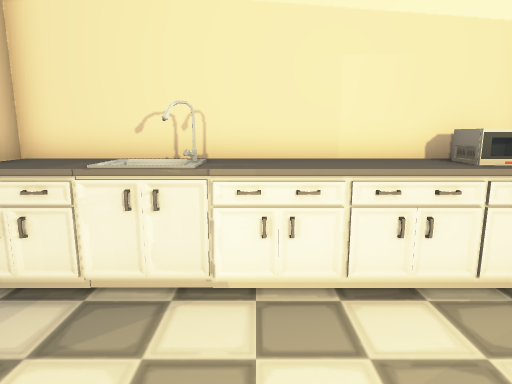
View 1 (above)

12 first-person views from a walk through a scene from a Unity 3-D project. The camera is 1.2 m above the floor, tilts 10° down and sees 75° across. The floor is counted in squares, 0.5 m on a side. Each view is taken from the middle of a square. On the plan, view 1 faces up. The plan holds only what a view shows up to about 20 squares ahead; the rest is blank. The place goes on beyond the plan. The player character is not drawn. Door leaves are left out, so doorways stand open.

View 2
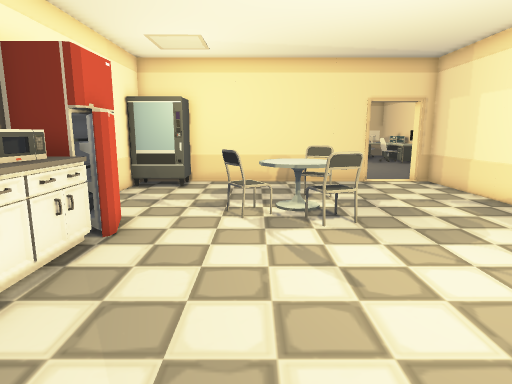

View 3
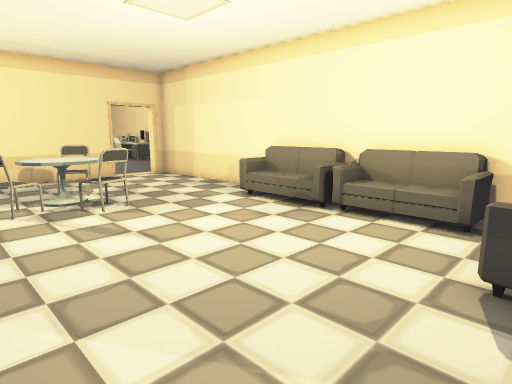

View 4
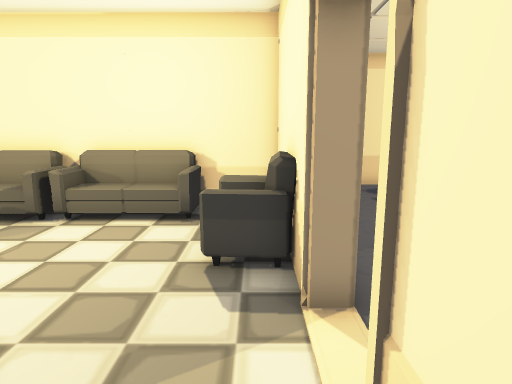

View 5
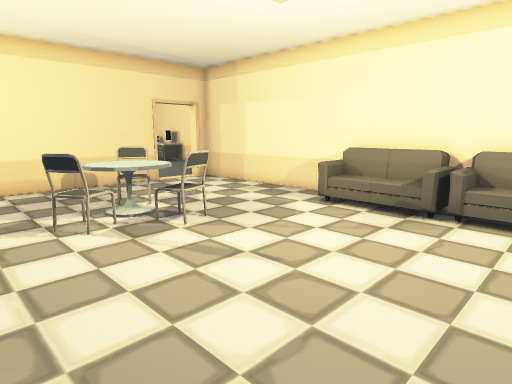

View 6
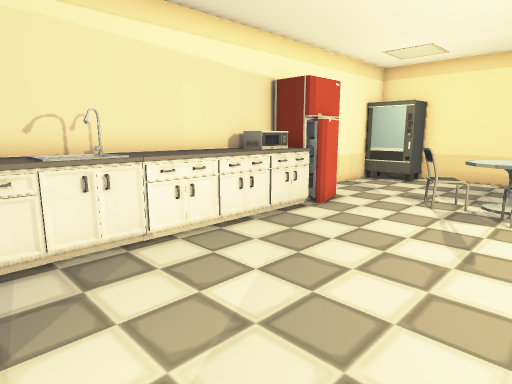

View 7
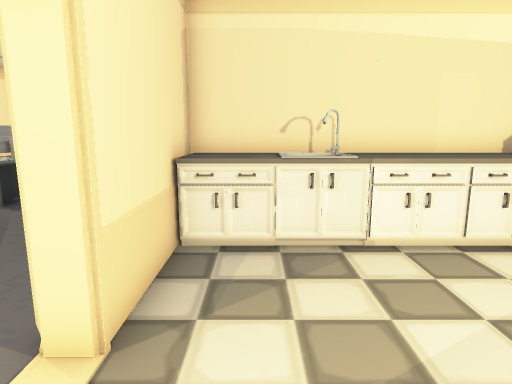

View 8
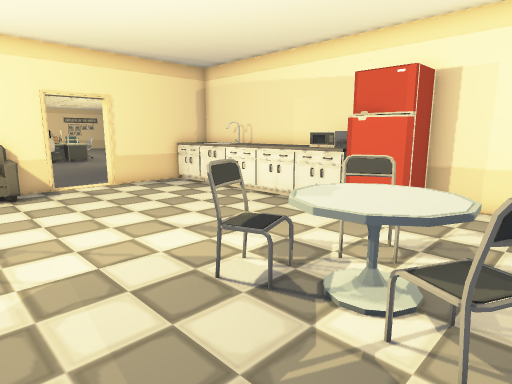

View 9
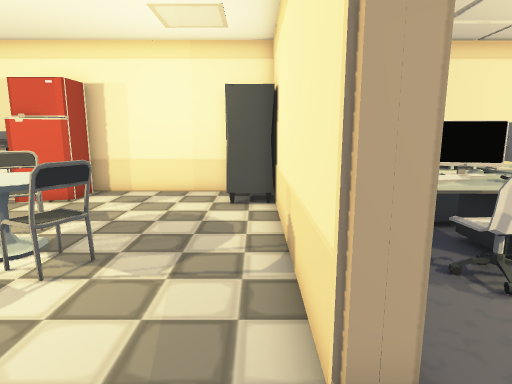

View 10
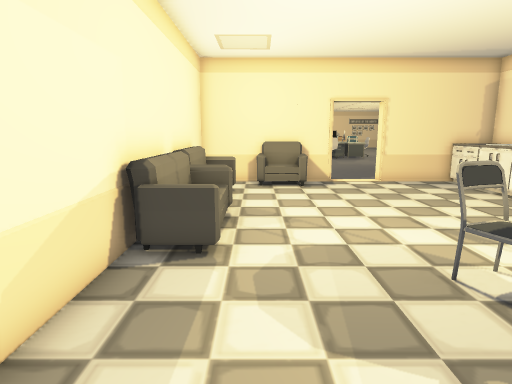

View 11
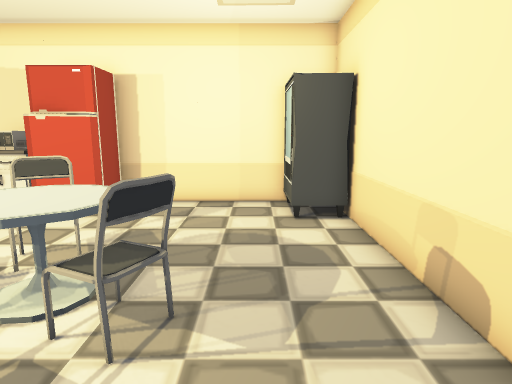

View 12
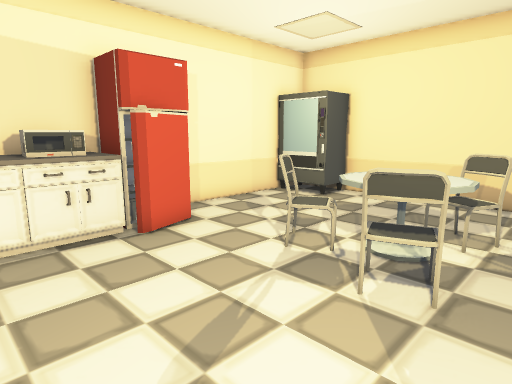

### Floor plan
Key: @ floor where view 1 was taken; # wall or solid block; . floor; D open door; = window, fence, low wall or low ledge; v drop or lower ground; C counter; M microwave; F fridge; H chair; S sofa; A carpet; N monitor; O other object.
Columns run from 5 left of view 1 to 18 right of it. Each row starts with its distance up from view 1.
  7 ###################
  6 ACCOCCCCCMMFF.....O O
  5 ACCOCCCCCMMFF.....O O
  4 #..........F......OOO
  3 #...................#
  2 DDD.........HH......#
  1 #DD..........Ov.....#  A
  0 .....@.......OOO....#  N
 -1 #..........HO=##O...# AA
 -2 #.............=#H...#  H
 -3 #OS.................#
 -4 #O.................DD
 -5 #SS................DD
 -6 # .SOOOvOOO..........
 -7 #  SOOOvOOO=........#
 -8  ######v#############

Positions as (right, up) in squares from view 1, and headings:
1: (0, 0), facing up
2: (-2, 1), facing right
3: (-4, 3), facing down-right
4: (-4, 3), facing down
5: (-1, 4), facing down-right
6: (-4, -2), facing up-right
7: (-3, -2), facing up
8: (11, -5), facing up-left
9: (14, -7), facing up
10: (12, -5), facing left
11: (12, -5), facing up
12: (2, -3), facing up-right
